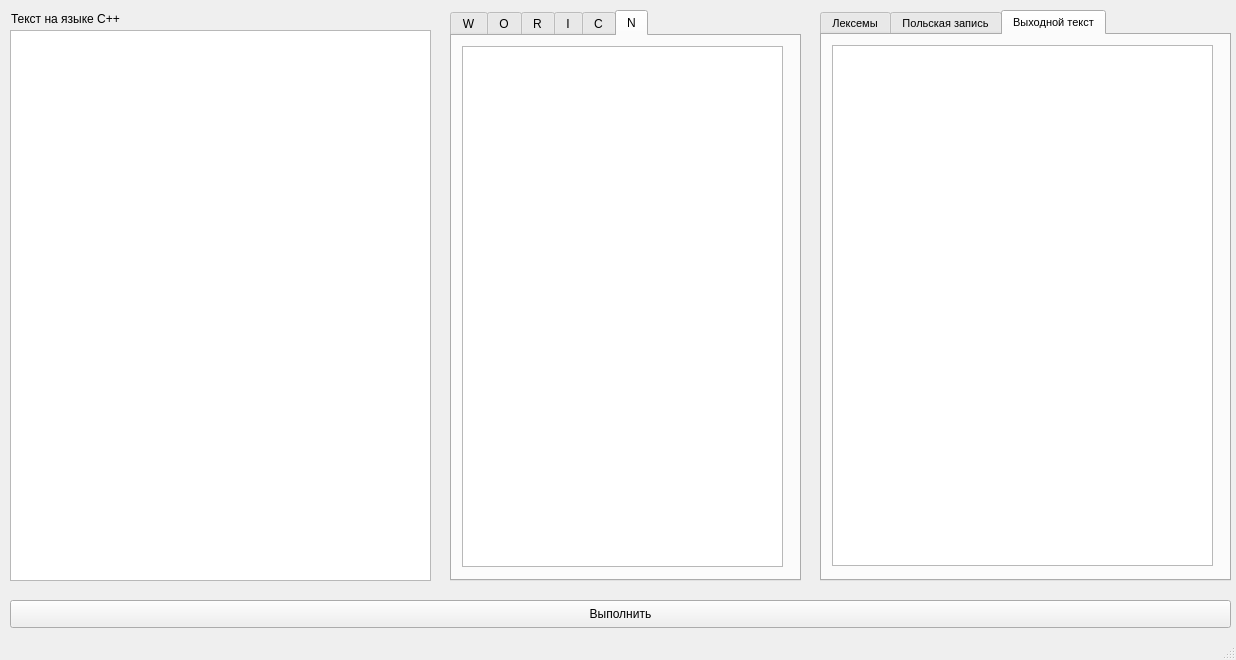
<?xml version="1.0" encoding="UTF-8"?>
<ui version="4.0">
 <class>MainWindow</class>
 <widget class="QMainWindow" name="MainWindow">
  <property name="geometry">
   <rect>
    <x>0</x>
    <y>0</y>
    <width>1236</width>
    <height>660</height>
   </rect>
  </property>
  <property name="minimumSize">
   <size>
    <width>400</width>
    <height>400</height>
   </size>
  </property>
  <property name="maximumSize">
   <size>
    <width>1920</width>
    <height>1080</height>
   </size>
  </property>
  <property name="windowTitle">
   <string>Транслятор</string>
  </property>
  <widget class="QWidget" name="centralwidget">
   <property name="minimumSize">
    <size>
     <width>487</width>
     <height>774</height>
    </size>
   </property>
   <property name="maximumSize">
    <size>
     <width>1920</width>
     <height>1080</height>
    </size>
   </property>
   <property name="layoutDirection">
    <enum>Qt::LeftToRight</enum>
   </property>
   <widget class="QTabWidget" name="tabWidget">
    <property name="geometry">
     <rect>
      <x>820</x>
      <y>10</y>
      <width>411</width>
      <height>571</height>
     </rect>
    </property>
    <property name="font">
     <font>
      <pointsize>8</pointsize>
     </font>
    </property>
    <property name="currentIndex">
     <number>2</number>
    </property>
    <widget class="QWidget" name="lexem">
     <attribute name="title">
      <string>Лексемы</string>
     </attribute>
     <layout class="QVBoxLayout" name="verticalLayout">
      <item>
       <widget class="QTextEdit" name="lexem_out">
        <property name="font">
         <font>
          <pointsize>10</pointsize>
         </font>
        </property>
       </widget>
      </item>
     </layout>
    </widget>
    <widget class="QWidget" name="polish_notation">
     <attribute name="title">
      <string>Польская запись</string>
     </attribute>
     <widget class="QTextEdit" name="reverse_polish_natation">
      <property name="geometry">
       <rect>
        <x>10</x>
        <y>10</y>
        <width>381</width>
        <height>521</height>
       </rect>
      </property>
      <property name="font">
       <font>
        <pointsize>10</pointsize>
       </font>
      </property>
     </widget>
    </widget>
    <widget class="QWidget" name="output_text">
     <attribute name="title">
      <string>Выходной текст</string>
     </attribute>
     <widget class="QTextEdit" name="pascal_text">
      <property name="geometry">
       <rect>
        <x>10</x>
        <y>10</y>
        <width>381</width>
        <height>521</height>
       </rect>
      </property>
      <property name="font">
       <font>
        <pointsize>10</pointsize>
       </font>
      </property>
     </widget>
    </widget>
   </widget>
   <widget class="QPushButton" name="pushButton">
    <property name="geometry">
     <rect>
      <x>10</x>
      <y>600</y>
      <width>1221</width>
      <height>28</height>
     </rect>
    </property>
    <property name="text">
     <string>Выполнить</string>
    </property>
   </widget>
   <widget class="QTextEdit" name="input_text">
    <property name="geometry">
     <rect>
      <x>10</x>
      <y>30</y>
      <width>421</width>
      <height>551</height>
     </rect>
    </property>
    <property name="font">
     <font>
      <pointsize>10</pointsize>
     </font>
    </property>
   </widget>
   <widget class="QLabel" name="label">
    <property name="geometry">
     <rect>
      <x>11</x>
      <y>11</y>
      <width>131</width>
      <height>16</height>
     </rect>
    </property>
    <property name="text">
     <string>Текст на языке C++</string>
    </property>
   </widget>
   <widget class="QTabWidget" name="tabWidget_2">
    <property name="geometry">
     <rect>
      <x>450</x>
      <y>10</y>
      <width>351</width>
      <height>571</height>
     </rect>
    </property>
    <property name="currentIndex">
     <number>5</number>
    </property>
    <widget class="QWidget" name="tab">
     <attribute name="title">
      <string>W</string>
     </attribute>
     <widget class="QTableWidget" name="tableServiceWords">
      <property name="geometry">
       <rect>
        <x>10</x>
        <y>10</y>
        <width>321</width>
        <height>521</height>
       </rect>
      </property>
      <property name="font">
       <font>
        <pointsize>10</pointsize>
       </font>
      </property>
      <property name="columnCount">
       <number>0</number>
      </property>
      <attribute name="horizontalHeaderCascadingSectionResizes">
       <bool>false</bool>
      </attribute>
     </widget>
    </widget>
    <widget class="QWidget" name="tab_2">
     <attribute name="title">
      <string>O</string>
     </attribute>
     <widget class="QTableWidget" name="tableOperators">
      <property name="geometry">
       <rect>
        <x>10</x>
        <y>10</y>
        <width>321</width>
        <height>521</height>
       </rect>
      </property>
      <property name="font">
       <font>
        <pointsize>10</pointsize>
       </font>
      </property>
     </widget>
    </widget>
    <widget class="QWidget" name="tab_3">
     <attribute name="title">
      <string>R</string>
     </attribute>
     <widget class="QTableWidget" name="tableSeparators">
      <property name="geometry">
       <rect>
        <x>10</x>
        <y>10</y>
        <width>321</width>
        <height>521</height>
       </rect>
      </property>
      <property name="font">
       <font>
        <pointsize>10</pointsize>
       </font>
      </property>
     </widget>
    </widget>
    <widget class="QWidget" name="tab_4">
     <attribute name="title">
      <string>I</string>
     </attribute>
     <widget class="QTableWidget" name="tableIdentifaers">
      <property name="geometry">
       <rect>
        <x>10</x>
        <y>10</y>
        <width>321</width>
        <height>521</height>
       </rect>
      </property>
      <property name="font">
       <font>
        <pointsize>10</pointsize>
       </font>
      </property>
     </widget>
    </widget>
    <widget class="QWidget" name="tab_5">
     <attribute name="title">
      <string>C</string>
     </attribute>
     <widget class="QTableWidget" name="tableStringConsts">
      <property name="geometry">
       <rect>
        <x>10</x>
        <y>10</y>
        <width>321</width>
        <height>521</height>
       </rect>
      </property>
      <property name="font">
       <font>
        <pointsize>10</pointsize>
       </font>
      </property>
     </widget>
    </widget>
    <widget class="QWidget" name="tab_6">
     <attribute name="title">
      <string>N</string>
     </attribute>
     <widget class="QTableWidget" name="tableDigitConsts">
      <property name="geometry">
       <rect>
        <x>10</x>
        <y>10</y>
        <width>321</width>
        <height>521</height>
       </rect>
      </property>
      <property name="font">
       <font>
        <pointsize>10</pointsize>
       </font>
      </property>
     </widget>
    </widget>
   </widget>
  </widget>
  <widget class="QStatusBar" name="statusbar"/>
 </widget>
 <resources/>
 <connections/>
</ui>
